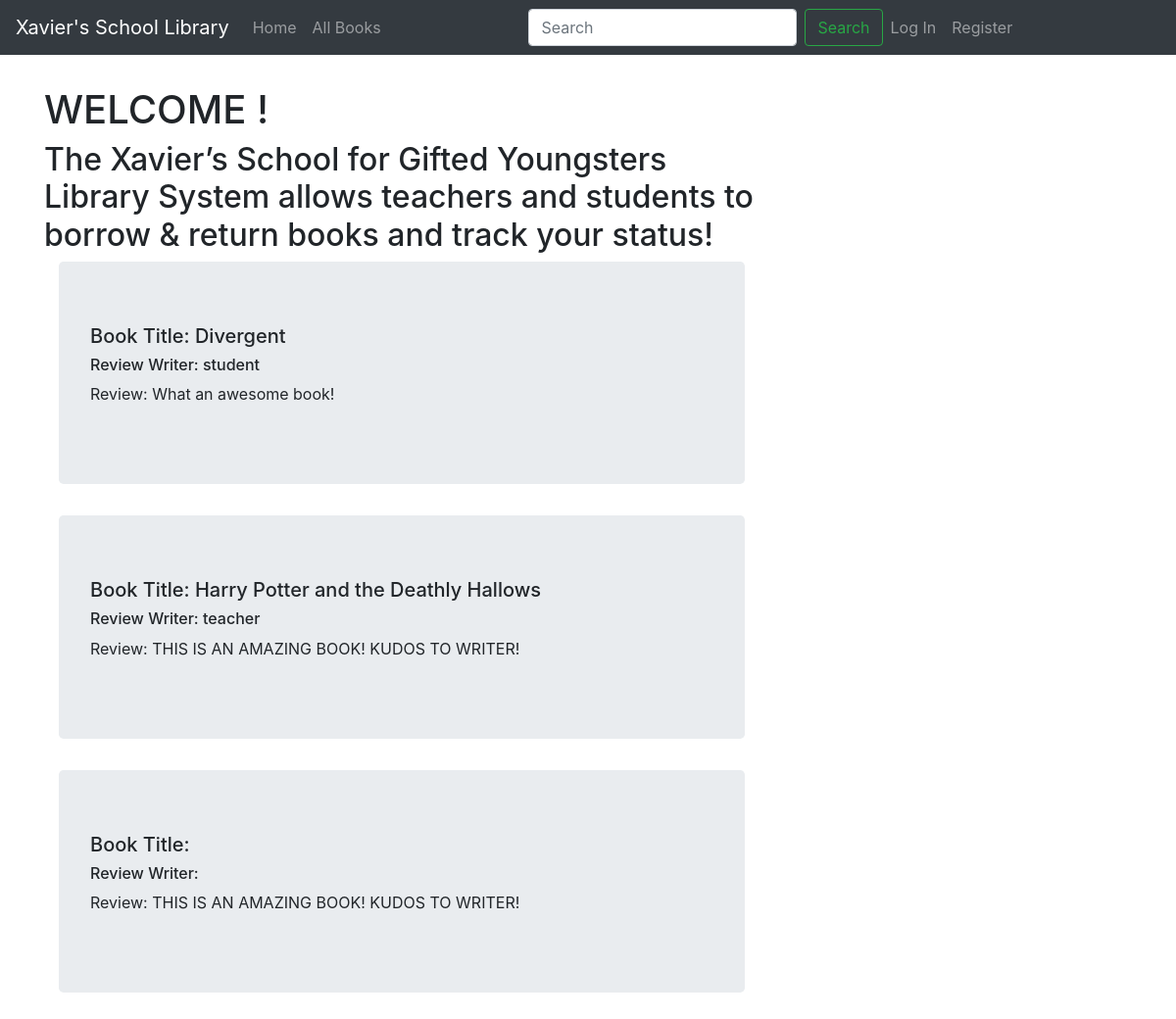
/library_system/reviews/, run on the app's committed database.
### library_system/models.py (models this page shows, shortened)
class Review(models.Model):
    review_text = models.CharField(max_length=1000)
    book = models.ForeignKey('Book', on_delete=models.SET_NULL, null=True)
    date_created = models.DateTimeField(auto_now_add=True)
    date_update = models.DateTimeField(auto_now=True)
    review_writer = models.ForeignKey(Account,on_delete=models.SET_NULL, null=True, blank=True, default="Anonymouos")

class Book(models.Model):
    title = models.CharField(max_length=200)
    author = models.ForeignKey('Author', on_delete=models.SET_NULL, null=True)
    isbn = models.CharField('ISBN', max_length=13, help_text='13 Character ISBN number')
    genre = models.ManyToManyField('Genre', help_text='Select a genre for this book')
    publisher = models.CharField(max_length=200)
    year_of_pub = models.CharField(max_length=4)
    date_created = models.DateTimeField(auto_now_add=True)
    date_update = models.DateTimeField(auto_now=True)

### account/models.py (models this page shows, shortened)
class Account(AbstractBaseUser):
    ROLES = [
        ('regular', 'Student/Teacher'),
        ('manager', 'Book Manager'),
        ('head', 'Administrator'),
    ]
    email               = models.EmailField(verbose_name="email", max_length=60, unique=True)
    first_name          = models.CharField(max_length=100, default=None)
    last_name           = models.CharField(max_length=100)
    username            = models.CharField(max_length=30, unique=True)
    id_num              = models.IntegerField(unique=True)
    date_joined         = models.DateTimeField(verbose_name="date joined", auto_now_add=True)
    last_login          = models.DateTimeField(verbose_name="date joined", auto_now=True)
    is_admin            = models.BooleanField(default=False)
    is_active           = models.BooleanField(default=True)
    is_staff            = models.BooleanField(default=False)
    is_superuser        = models.BooleanField(default=False)
    role                = models.CharField(max_length=200, choices=ROLES, default='regular')
    USERNAME_FIELD = 'username'
    REQUIRED_FIELDS = ['email','first_name','last_name','id_num', 'role']
    objects = MyAccountManager()

### library_system/views.py (the view)
# urls.py: path('reviews/', ReviewListView.as_view(), name="review-list"),
class ReviewListView(ListView):
    reviews = Review.objects.all()
    model = Review
    template_name = 'library_system/home.html'
    context_object_name = 'reviews'
    ordering = ['-date_created']
    paginate_by = 3

### library_system/templates/library_system/home.html (shortened to what this page needs)
  {% extends "library_system/base.html" %}
  {% block content %}
  {% if request.user.role == "manager" %}
    <div class="">
      <h1> Manager {{ request.user.first_name }} {{request.user.last_name}}!</h1>
    </div>
  {% else %}
    <div class="">
      <h1>WELCOME {{ request.user.first_name }} {{request.user.last_name}}!</h1>
      <h2>The Xavier’s School for Gifted Youngsters Library System allows teachers and students to borrow & return books and track your status! </h2>
    </div>
  {% endif %}
  {% for review in object_list  %}
    <main role="main" class="container">
      <div class="jumbotron">
        <h5>Book Title: {{ review.book.title }}</h5>
        <h6>Review Writer: {{review.review_writer.username}}</h6>
        <p>Review: {{review.review_text }}</p>
      </div>
    </main>
  {% endfor %}
{% endblock content %}

### data on the page
Review: book "Divergent", review_writer.username "student", review_text "What an awesome book!"
Review: book "Harry Potter and the Deathly Hallows", review_writer.username "teacher", review_text "THIS IS AN AMAZING BOOK! KUDOS TO WRITER!"
Review: review_text "THIS IS AN AMAZING BOOK! KUDOS TO WRITER!"
